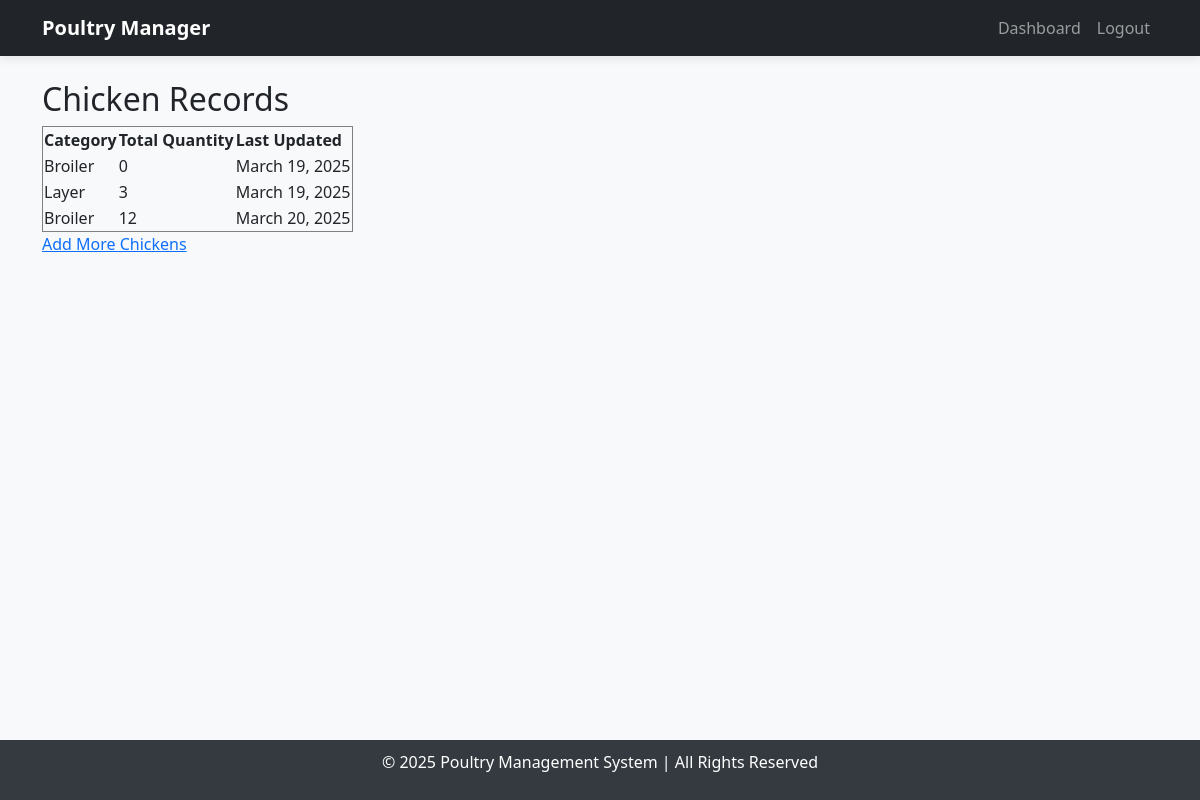
The page /view-chickens/ (signed in) on the database its author committed.
### poultry/models.py (models this page shows, shortened)
class Chicken(models.Model):
    CATEGORY_CHOICES = [
        ('Broiler', 'Broiler'),
        ('Layer', 'Layer'),
        ('Kienyeji', 'Kienyeji'),
    ]
    BUY_FROM_CHOICES = [
        ('Local Hatch', 'Local Hatch'),
        ('Kukuchic', 'Kukuchic'),
        ('Kenchic', 'Kenchic'),
        ('Others', 'Others'),
    ]
    category = models.CharField(max_length=20, choices=CATEGORY_CHOICES)
    quantity = models.PositiveIntegerField()
    age_in_weeks = models.PositiveIntegerField()
    weight_kg = models.FloatField(null=True, blank=True)
    buy_from = models.CharField(max_length=50, choices=BUY_FROM_CHOICES)
    other_source = models.CharField(max_length=100, null=True, blank=True)
    date_added = models.DateField(auto_now_add=True)

### poultry/views.py (the view)
# urls.py: path('view-chickens/', view_chickens, name='view_chickens'),
@login_required
def view_chickens(request):
    return render(request, 'poultry/view_chickens.html', {'chickens': Chicken.objects.all()})

### poultry/templates/poultry/view_chickens.html
{% extends "base.html" %}
{% block content %}
    <h2>Chicken Records</h2>
    <table border="1">
        <tr>
            <th>Category</th>
            <th>Total Quantity</th>
            <th>Last Updated</th>
        </tr>
        {% for chicken in chickens %}
        <tr>
            <td>{{ chicken.category }}</td>
            <td>{{ chicken.quantity }}</td>
            <td>{{ chicken.date_added }}</td>
        </tr>
        {% endfor %}
    </table>
    <a href="{% url 'add_chicken' %}">Add More Chickens</a>
{% endblock %}

### poultry/templates/base.html (style rules this page uses)
body { display: flex; flex-direction: column; min-height: 100vh; background-color: #f8f9fa; }

### rows shown on the page
Chicken: category "Broiler", quantity "0", date_added "March 19, 2025"
Chicken: category "Layer", quantity "3", date_added "March 19, 2025"
Chicken: category "Broiler", quantity "12", date_added "March 20, 2025"
